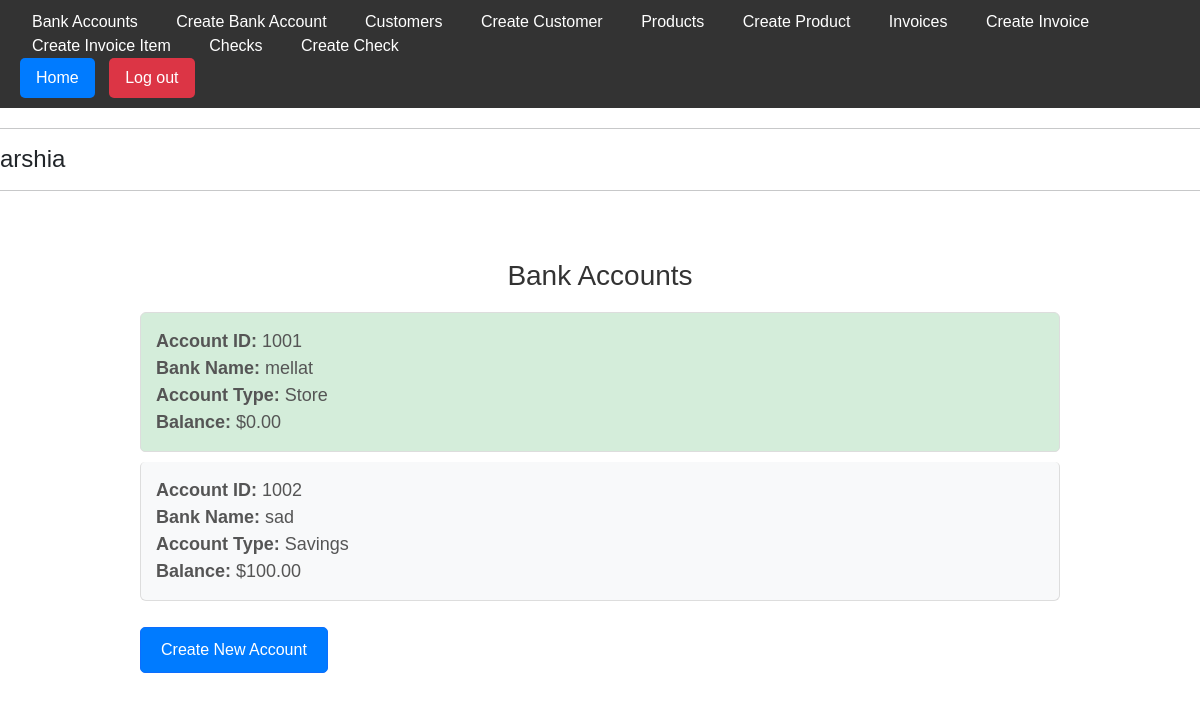
/bankaccounts/ (signed in), run on the app's committed database.
### app/models.py (models this page shows, shortened)
class BankAccount(models.Model):
    ACCOUNT_TYPES = (
        ('savings', 'Savings'),
        ('checking', 'Checking'),
        ('loan', 'Loan'),
        ('store', 'Store')
    )
    bank_name = models.CharField(max_length=30, null=True, blank=True)
    user = models.ForeignKey(User, on_delete=models.CASCADE)
    account_type = models.CharField(max_length=10, choices=ACCOUNT_TYPES)
    balance = models.DecimalField(max_digits=10, decimal_places=2)
    account_number = models.PositiveIntegerField(unique=True, blank=True, null=True)

### app/views.py (the view)
# urls.py: path('bankaccounts/', BankAccountListView.as_view(), name='bankaccount-list'),
class BankAccountListView(LoginRequiredMixin, ListView):
    model = BankAccount
    template_name = 'app/bankaccount_list.html'
    def get_queryset(self):
        return BankAccount.objects.filter(user=self.request.user)

### app/templates/app/bankaccount_list.html
{% extends 'app/base.html' %}
{% load static %}
{% block extra_css %}
<link rel="stylesheet" type="text/css" href="{% static 'css/bankaccounts_list.css' %}">
{% endblock %}
{% block content %}
<div class="container mt-5">
  <h2 class="text-center">Bank Accounts</h2>
  <ul class="list-group">
    {% for account in object_list %}
      <li class="list-group-item {% if account.account_type == 'store' %}list-group-item-success{% endif %}">
        <strong>Account ID:</strong> {{ account.account_number }}<br>
        <strong>Bank Name:</strong> {{ account.bank_name }}<br>
        <strong>Account Type:</strong> {{ account.account_type|capfirst }}<br>
        <strong>Balance:</strong> ${{ account.balance }}
      </li>
    {% endfor %}
  </ul>
  <a href="{% url 'bankaccount-create' %}" class="btn btn-primary mt-3">Create New Account</a>
</div>
{% endblock %}

### app/templates/app/base.html (shortened to what this page needs)
{% load custom_filters %}
<!DOCTYPE html>
<html>
<head>
    <link href="https://cdn.jsdelivr.net/npm/bootstrap@5.3.0-alpha1/dist/css/bootstrap.min.css" rel="stylesheet">
    {% load static %}
    <link rel="stylesheet" type="text/css" href="{% static 'css/base.css' %}">
    {% block extra_css %}
    {% endblock %}
</head>
<body>
    <header>
        <nav>
            <ul class="nav-menu">
                <li><a href="{% url 'bankaccount-list' %}">Bank Accounts</a></li>
                <li><a href="{% url 'bankaccount-create' %}">Create Bank Account</a></li>
                <li><a href="{% url 'customer-list' %}">Customers</a></li>
                <li><a href="{% url 'customer-create' %}">Create Customer</a></li>
                <li><a href="{% url 'product-list' %}">Products</a></li>
                <li><a href="{% url 'product-create' %}">Create Product</a></li>
                <li><a href="{% url 'invoice-list' %}">Invoices</a></li>
                <li><a href="{% url 'invoice-create' %}">Create Invoice</a></li>
                <li><a href="{% url 'invoiceitem-create' %}">Create Invoice Item</a></li>
                <li><a href="{% url 'check-list' %}">Checks</a></li>
                <li><a href="{% url 'check-create' %}">Create Check</a></li>
            </ul>
        </nav>
        <div>
            <button onclick="window.location.href='/'">Home</button>
            <form method="post" action="{% url 'logout' %}" style="display:inline;">
                <button type="submit" class="logout">Log out</button>
            </form>
        </div>
    </header>
    <hr>
    {% if request.user.is_authenticated %}
        <h1 class="username">{{request.user}}</h1>
    {% else %}
        <a href="{% url 'login' %}">Login</a>
    {% endif %}
    <hr>
    {% block content %}{% endblock %}
</body>
</html>

### app/static/css/base.css (style rules this page uses)
body, html { margin: 0; padding: 0; font-family: Arial, sans-serif; }
header { background-color: #333; color: #fff; padding: 10px 20px; margin-bottom: 20px; }
.nav-menu { list-style-type: none; padding: 0; margin: 0; }
.nav-menu li { display: inline-block; margin-right: 10px; }
.nav-menu li a { text-decoration: none; color: #fff; padding: 8px 12px; border-radius: 5px; transition: background-color 0.3s ease; }
button { background-color: #007bff; color: #fff; padding: 8px 16px; border: none; cursor: pointer; border-radius: 5px; margin-right: 10px; }
form { display: inline; }
.logout { background-color: #dc3545; }
.username { font-size: 24px; margin-top: 10px; }
a { color: #007bff; text-decoration: none; }

### app/static/css/bankaccounts_list.css (style rules this page uses)
body, html { margin: 0; padding: 0; font-family: Arial, sans-serif; }
.container { width: 80%; margin: auto; padding: 20px; }
h2 { font-size: 28px; color: #333; margin-bottom: 20px; text-align: center; }
.list-group { list-style-type: none; padding: 0; }
.list-group-item { background-color: #f8f9fa; margin-bottom: 10px; padding: 15px; border: 1px solid #ddd; border-radius: 5px; font-size: 18px; color: #555; transition: background-color 0.3s ease, transform 0.3s ease; }
.list-group-item-success { background-color: #d4edda; }
.btn { display: inline-block; margin-top: 20px; padding: 10px 20px; background-color: #007bff; color: #fff; text-decoration: none; border-radius: 5px; text-align: center; }

### data on the page
BankAccount: account_number "1001", bank_name "mellat", account_type "Store", balance "0.00"
BankAccount: account_number "1002", bank_name "sad", account_type "Savings", balance "100.00"

### other printed values
{{ request.user }} "arshia"
